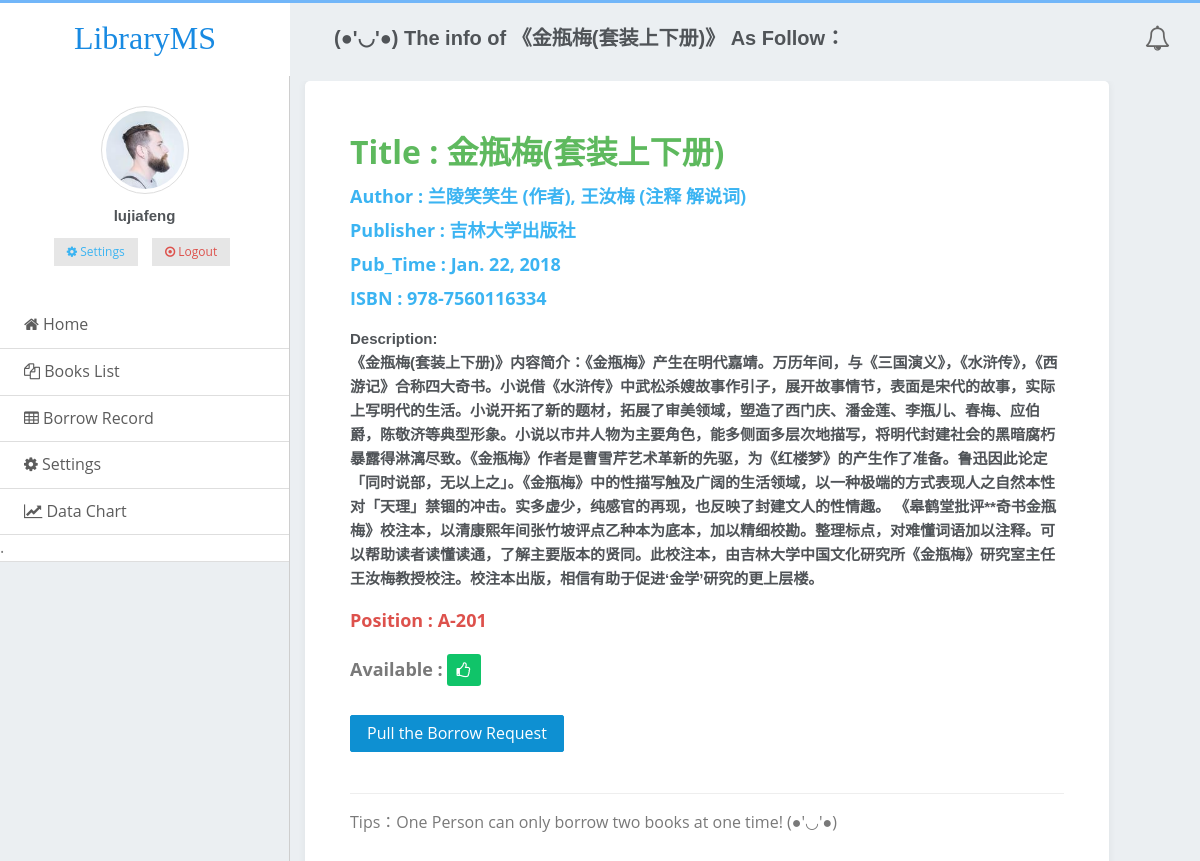
The app's page /book/2 (signed in) with its own data.
### LMS/models.py (models this page shows, shortened)
class Book(models.Model):
    id = models.AutoField(auto_created=True, primary_key=True, serialize=False, verbose_name='Book_ID')
    Available = models.BooleanField(default=1)
    Title = models.CharField(max_length=64,default='')
    Author = models.CharField(max_length=32, default='')
    ISBN = models.CharField(max_length=32, default='')
    Publisher = models.CharField(max_length=32, default='')
    Pub_Time = models.DateField(null=True)
    Pages = models.IntegerField(null=True)
    Description = models.TextField(null=True)
    Position = models.CharField(max_length=8, default='A-101')

### LMS/views.py (the view)
# urls.py: url(r'^book/(?P<book_id>[0-9]+)$', views.book_page,name='book_page'),
def book_page(request,book_id):
    if "reader_id" not in request.session:
        return render(request, 'login.html', {'line': 'Please login first!'})
    book = Book.objects.get(pk=book_id)
    return render(request,'book_page.html',{'book':book})

### LMS/templates/book_page.html (shortened to what this page needs)
<!DOCTYPE html>
<html>
	<head>
		<link rel="stylesheet" href="/static/assets/css/amazeui.css" />
		<link rel="stylesheet" href="//maxcdn.bootstrapcdn.com/font-awesome/4.3.0/css/font-awesome.min.css">
		<link rel="stylesheet" href="/static/assets/css/core.css" />
		<link rel="stylesheet" href="/static/assets/css/menu.css" />
		<link rel="stylesheet" href="/static/assets/css/index.css" />
		<link rel="stylesheet" href="/static/assets/css/admin.css" />
		<link rel="stylesheet" href="/static/assets/css/page/typography.css" />
		<link rel="stylesheet" href="/static/assets/css/page/form.css" />
	</head>
	<body>
		<header class="am-topbar am-topbar-fixed-top">
			<div class="am-topbar-left am-hide-sm-only">
                <a href="{% url 'index' %}" class="logo">Library<span>MS</span></span></a>
            </div>
			<div class="contain">
				<ul class="am-nav am-navbar-nav am-navbar-left">
					<li><h4 class="page-title">(●'◡'●) The info of 《{{ book.Title }}》 As Follow：  </h4></li>
				</ul>
				<ul class="am-nav am-navbar-nav am-navbar-right">
					<li class="inform"><i class="am-icon-bell-o" aria-hidden="true"></i></li>
				</ul>
			</div>
		</header>
		<div class="admin">
            <div class="admin-sidebar am-offcanvas  am-padding-0" id="admin-offcanvas">
            <div class="am-offcanvas-bar admin-offcanvas-bar">
                <div class="user-box am-hide-sm-only">
                    <div class="user-img">
                        <img src="/static/assets/img/avatar-1.jpg" alt="user-img" title="user_img" class="img-circle img-thumbnail img-responsive">
                    </div>
                    <h5>{{request.session.reader_name}}</h5>
                    <ul class="list-inline">
                        <li>
                            <a href="{% url 'index' %}">
                                <button class="am-btn am-btn-default am-btn-xs am-text-secondary"><span class="fa fa-cog"> </span> Settings</button>
                            </a>
                        </li>
                        <li>
                            <a href="{% url 'logout_action' %}">
                                <button class="am-btn am-btn-default am-btn-xs am-text-danger am-hide-sm-only"><span class="am-icon-dot-circle-o"> </span> Logout </button>
                            </a>
                        </li>
                    </ul>
                </div>
                 <ul class="am-list admin-sidebar-list">
                    <li><a href="{% url 'index' %}"><span class="am-icon-home"></span>  Home </a></li>
                     <li><a href="{% url 'bookslist' %}"><span class="am-icon-copy"></span>  Books List </a></li>
                    <li><a href="{% url 'record_page' %}"><span class="am-icon-table"></span>  Borrow Record </a></li>
                    <li><a href=""><span class="fa fa-cog"></span>  Settings </a></li>
                     <li><a href=""><span class="am-icon-line-chart"></span>  Data Chart </a></li>
                     <li>.  </li>
                  </ul>
            </div>
          </div>
		    <div class="content-page">
			<div class="am-g">
				<div class="am-u-md-11">
					<div class="card-box">
						<div class="am-form-success">
							    <label><font size = "6">Title  : {{ book.Title }}</font></label>
                        </div>
						<div class="am-btn-xs am-text-secondary">
							    <label><font size = "4">Author : {{ book.Author }}</font></label>
                                <br>
                                <label><font size = "4">Publisher : {{ book.Publisher }}</font></label>
                                <br>
                                <label><font size = "4">Pub_Time : {{ book.Pub_Time }}</font></label>
                                <br>
                                <label><font size = "4">ISBN : {{ book.ISBN }}</font></label>
                        </div>
                        <div class="am-form-group am-form-success">
                             <h5>Description:<br>  {{ book.Description }}</h5>
                        </div>
                         <div class="am-form-group am-form-error">
							    <label><font size = "4">Position : {{ book.Position }}</font></label>
                        </div>
                        <div>
                             <label><font size = "4">Available : </font></label>
                                {% if book.Available   %}
                                    <span class="label label-success"><i class="am-icon-thumbs-o-up"></i></span>
                                    <form action="{% url 'borrow_action' %}" method="POST">
                                         <br>
                                        <input type="submit" value="Pull the Borrow Request" class="am-btn am-btn-primary am-radius"><br>
                                    </form>
                                {% else %}
                                   <span class="label label-danger"><i class="am-icon-close"></i></span>
                                {% endif %}
                        </div>
                        <div  class="am-form-group am-form-error">
                        </div>
                        <hr />
                        <p>Tips：One Person can only borrow two books at one time! (●'◡'●)</p>
					</div>
				</div>
            </div>
            </div>
        </div>
	</body>
</html>

### LMS/static/assets/css/core.css (style rules this page uses)
body { background: #ebeff2; font-family: "open sans","Helvetica Neue",Helvetica,Arial,sans-serif; margin: 0; overflow-x: hidden; color: #797979; height: 100%; }
html { position: relative; height: 100%; background: #ebeff2; }
h1, h2, h3, h4, h5, h6 { color: #505458; font-family: 'Karla', sans-serif; margin: 10px 0; }
h4 { line-height: 22px; }
h5 { font-size: 15px; }
p { line-height: 1.6; }
* { outline: none !important; }
.page-title { font-size: 20px; font-weight: 600; margin-bottom: 0px; margin-top: 0px; line-height: 70px; }
.card-box { padding: 45px; box-shadow: 0 0px 8px 0 rgba(0, 0, 0, 0.06), 0 1px 0px 0 rgba(0, 0, 0, 0.02); -webkit-border-radius: 5px; border-radius: 5px; -moz-border-radius: 5px; background-clip: padding-box; margin-bottom: 20px; background-color: #ffffff; }
.img-thumbnail { border: 1px solid #EBEFF2; }
.label { font-weight: 500; letter-spacing: 0.05em; padding: .3em .6em .3em; color: #fff; border-radius: 3px; }
.label-success { background-color: #10c469; }

### LMS/static/assets/css/menu.css (style rules this page uses)
.am-topbar { border-top: 3px solid #71b6f9; background: none; border-bottom: none; }
.am-topbar .am-topbar-left { background: #ffffff; float: left; text-align: center; height: 73px; position: relative; width: 290px; z-index: 1; }
.am-navbar-left { float: left; }
.am-topbar .am-topbar-left .logo { line-height: 70px; }
.logo { color: #188ae2 !important; font-size: 32px; font-family: 'Rancho', cursive; }
.page-title { font-size: 20px; font-weight: 600; margin-bottom: 0px; margin-top: 0px; line-height: 70px; margin-left: 44px; }
.am-navbar-right { float: right!important; margin-right: 30px; margin-top: 10px; }
.am-navbar-right li { float: left; }
.inform { line-height: 40px; }
.admin { width: 100%; height: 100%; }
.admin .am-g { padding-left: 0; padding-right: 0; }
.user-box { text-align: center; padding: 30px 0px 20px 0px; background: #fff; }
.user-box .user-img { position: relative; height: 88px; width: 88px; margin: 0px auto; }
.img-thumbnail { border: 1px solid #EBEFF2; }
.img-circle { border-radius: 50%; }
.img-thumbnail { display: inline-block; max-width: 100%; height: auto; padding: 4px; line-height: 1.42857143; background-color: #fff; border: 1px solid #ddd; border-radius: 4px; -webkit-transition: all .2s ease-in-out; -o-transition: all .2s ease-in-out; transition: all .2s ease-in-out; border-radius: 50%; }
.list-inline { padding-left: 0; margin-left: -5px; list-style: none; }
.list-inline>li { display: inline-block; padding-right: 5px; padding-left: 5px; }
.user-box ul li a { color: #98a6ad; }
.inform { font-size: 25px; line-height: 48px; }
.content-page { overflow: auto; margin-top: 30px; }
.am-g { padding-right: 15px; padding-left: 15px; margin-right: auto; margin-left: auto; }
.contain { overflow: hidden; }
.admin { width: 100%; height: 100%; display: flex; display: -webkit-flex; }
.admin-sidebar { float: left; }
.content-page { flex: 1; -webkit-flex: 1; }

### LMS/static/assets/css/admin.css (style rules this page uses)
html, body { height: 100%; overflow: hidden; }
ul { margin-top: 0; }
.admin-sidebar { width: 260px; min-height: 100%; float: left; border-right: 1px solid #cecece; }
.admin-sidebar-list { margin-bottom: 0; }
.admin-sidebar-list li a { color: #5c5c5c; padding-left: 24px; }
.admin-sidebar-list li:first-child { border-top: none; }
.admin-content, .admin-sidebar { height: 100%; overflow-x: hidden; overflow-y: scroll; -webkit-overflow-scrolling: touch; }
@media only screen and (min-width: 641px) { .admin-sidebar { display: block; position: static; background: none; width: 290px; margin-top: 25px; } }
@media only screen and (min-width: 641px) { .admin-offcanvas-bar { position: static; width: auto; background: none; -webkit-transform: translate3d(0, 0, 0); -ms-transform: translate3d(0, 0, 0); transform: translate3d(0, 0, 0); overflow-y: visible; min-height: 100%; } }
@media only screen and (min-width: 641px) { .admin-offcanvas-bar:after { content: none; } }

### LMS/static/assets/css/page/form.css (style rules this page uses)
.logo { color: #188ae2 !important; font-size: 32px; font-family: 'Rancho', cursive; text-decoration: none; }

### records on screen
Book: Title "金瓶梅(套装上下册)", Author "兰陵笑笑生 (作者), 王汝梅 (注释 解说词)", Publisher "吉林大学出版社", Pub_Time "Jan. 22, 2018", ISBN "978-7560116334", Description "《金瓶梅(套装上下册)》内容简介：《金瓶梅》产生在明代嘉靖。万历年间，与《三国演义》，《水浒传》，《西游记》合称四大奇书。小说借《水浒传》中武松杀嫂故事作引子，展开故事情节，表面是宋代的故事，实际上写明代的生活。小说开拓了新的题材，拓展了审美领域，塑造了西门庆、潘金莲、李瓶儿、春梅、应伯爵，陈敬济等典型形象。小说以市井人物为主要角色，能多侧面多层次地描写，将明代封建社会的黑暗腐朽暴露得淋漓尽致。《金瓶梅》作者是曹雪芹艺术革新的先驱，为《红楼梦》的产生作了准备。鲁迅因此论定「同时说部，无以上之」。《金瓶梅》中的性描写触及广阔的生活领域，以一种极端的方式表现人之自然本性对「天理」禁锢的冲击。实多虚少，纯感官的再现，也反映了封建文人的性情趣。 《皋鹤堂批评**奇书金瓶梅》校注本，以清康熙年间张竹坡评点乙种本为底本，加以精细校勘。整理标点，对难懂词语加以注释。可以帮助读者读懂读通，了解主要版本的贤同。此校注本，由吉林大学中国文化研究所《金瓶梅》研究室主任王汝梅教授校注。校注本出版，相信有助于促进‘金学’研究的更上层楼。", Position "A-201"

### other values on screen
{{ request.session.reader_name }} "lujiafeng"
